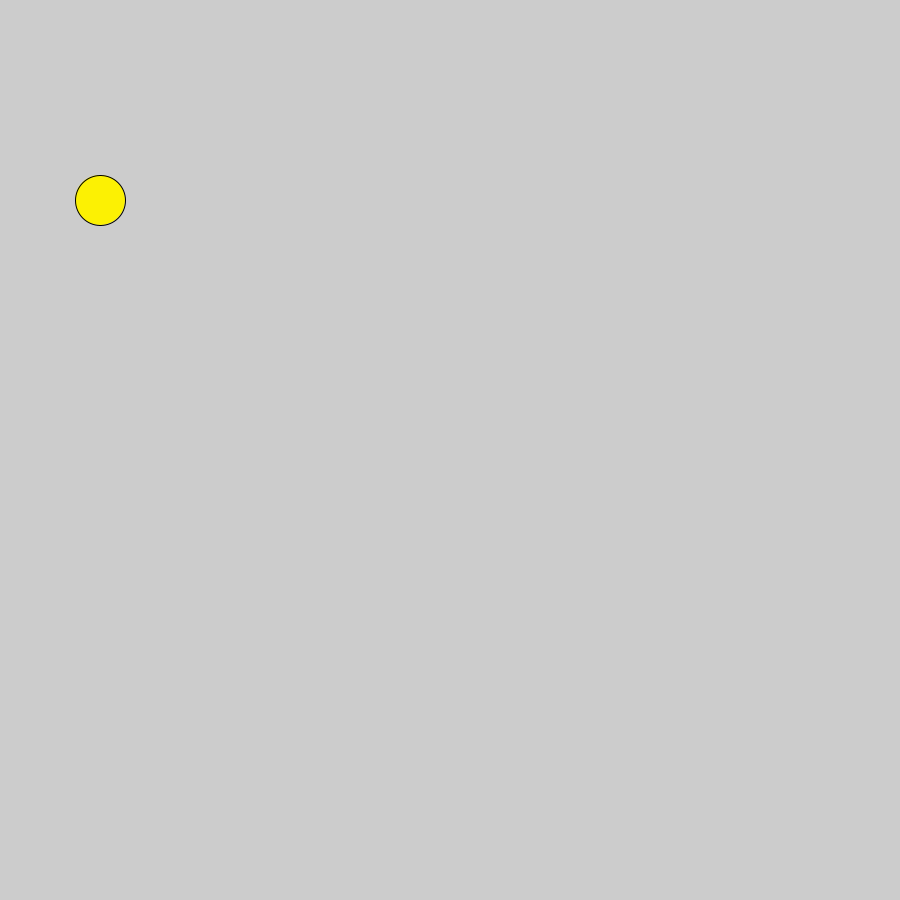
Frame 1 (no input)
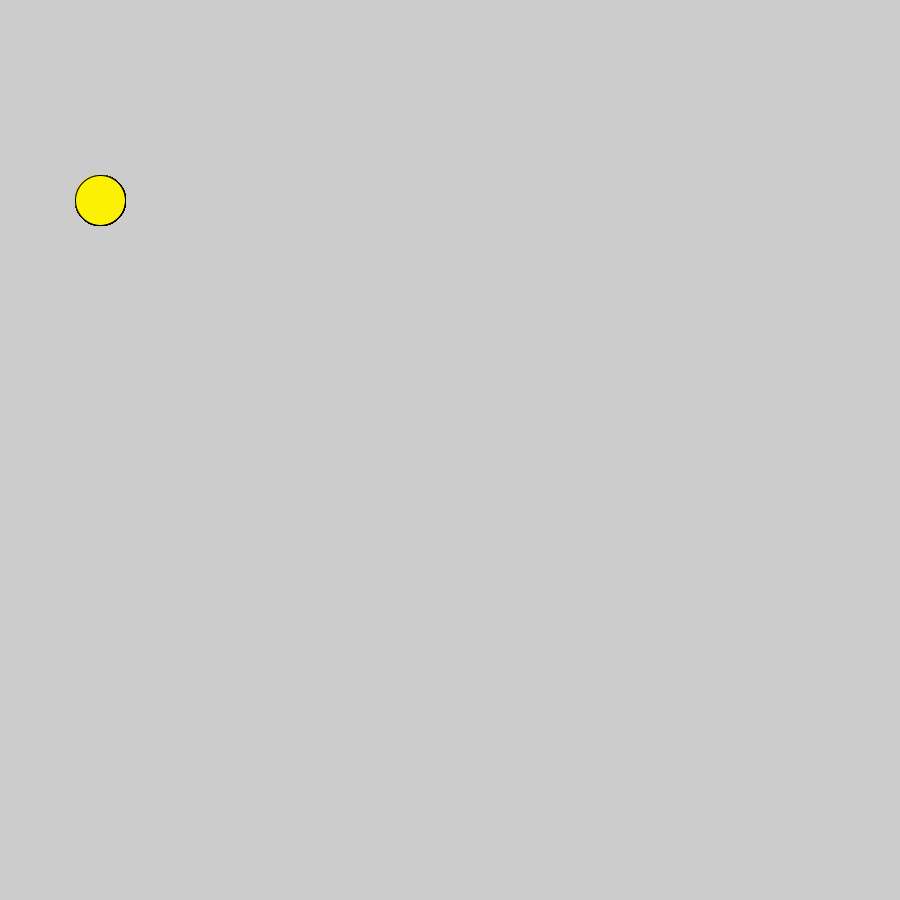
Frame 60 (the mouse pressed at the canvas centre just before this capture)
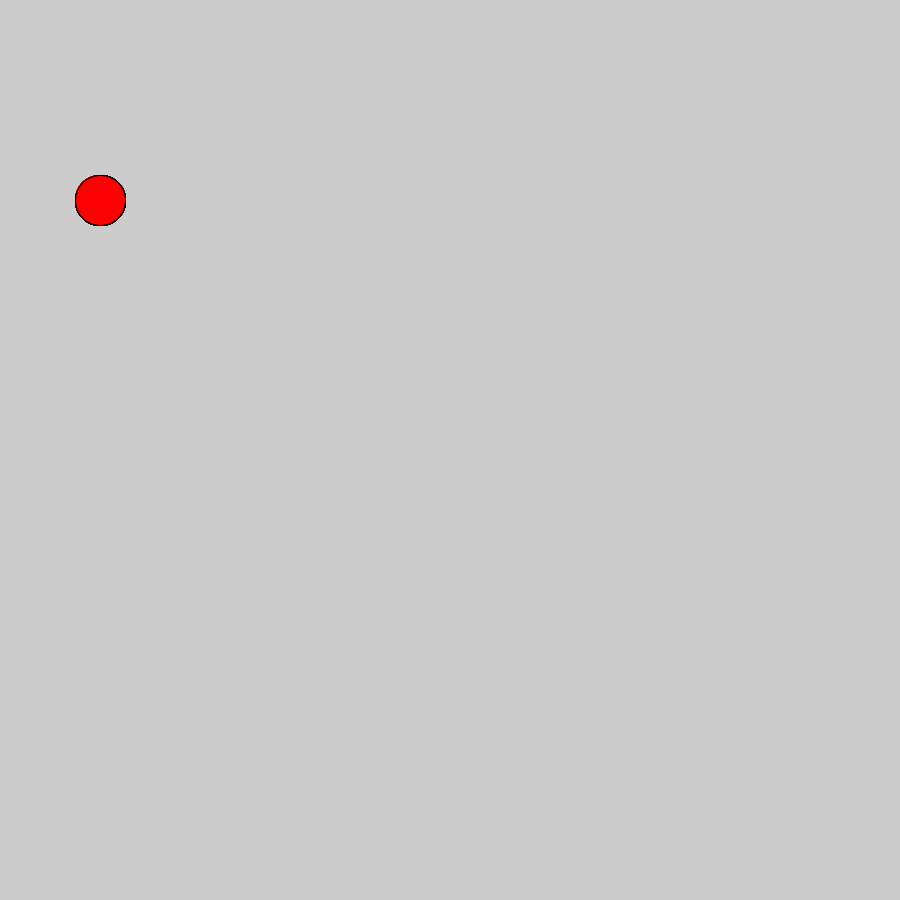
Frame 120 (the mouse held since frame 60 and released just before this capture)

The Processing sketch that drew these frames (run headless with seeded random() and noise(); from frame 60 on, the mouse is pressed at the canvas centre):

// Processing sketch: Colors
// ── Colors.pde
void setup(){
fill(#FC0303);
size(900,900);

}
void draw(){
if(mousePressed){
fill(#FC0303);}
else{
fill(#FCF103);}
ellipse(100,200,50,50);
}
